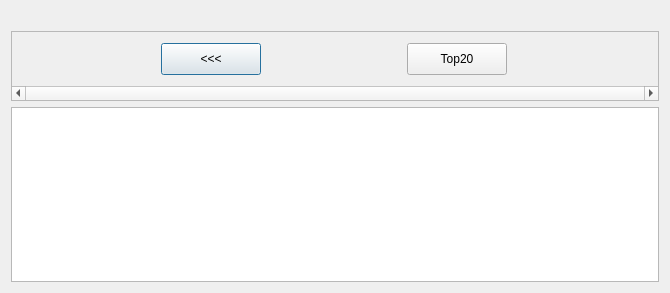
<?xml version="1.0" encoding="UTF-8"?>
<ui version="4.0">
 <class>frmPregart</class>
 <widget class="QDialog" name="frmPregart">
  <property name="geometry">
   <rect>
    <x>0</x>
    <y>0</y>
    <width>670</width>
    <height>293</height>
   </rect>
  </property>
  <property name="windowTitle">
   <string>Dialog</string>
  </property>
  <layout class="QGridLayout" name="gridLayout">
   <item row="0" column="0">
    <layout class="QVBoxLayout" name="verticalLayout">
     <item>
      <widget class="QLabel" name="lblGrupaParent">
       <property name="text">
        <string/>
       </property>
      </widget>
     </item>
     <item>
      <widget class="QScrollArea" name="scrollArea">
       <property name="lineWidth">
        <number>1</number>
       </property>
       <property name="verticalScrollBarPolicy">
        <enum>Qt::ScrollBarAlwaysOff</enum>
       </property>
       <property name="horizontalScrollBarPolicy">
        <enum>Qt::ScrollBarAlwaysOn</enum>
       </property>
       <property name="widgetResizable">
        <bool>true</bool>
       </property>
       <widget class="QWidget" name="scrollAreaWidgetContents">
        <property name="geometry">
         <rect>
          <x>0</x>
          <y>0</y>
          <width>648</width>
          <height>54</height>
         </rect>
        </property>
        <layout class="QGridLayout" name="gridLayout_2">
         <item row="0" column="2">
          <layout class="QHBoxLayout" name="scrollLay"/>
         </item>
         <item row="0" column="0">
          <widget class="QPushButton" name="btnGrupeBack">
           <property name="sizePolicy">
            <sizepolicy hsizetype="MinimumExpanding" vsizetype="Fixed">
             <horstretch>0</horstretch>
             <verstretch>0</verstretch>
            </sizepolicy>
           </property>
           <property name="minimumSize">
            <size>
             <width>40</width>
             <height>32</height>
            </size>
           </property>
           <property name="maximumSize">
            <size>
             <width>100</width>
             <height>32</height>
            </size>
           </property>
           <property name="text">
            <string>&lt;&lt;&lt;</string>
           </property>
          </widget>
         </item>
         <item row="0" column="1">
          <widget class="QPushButton" name="btnTop20">
           <property name="sizePolicy">
            <sizepolicy hsizetype="MinimumExpanding" vsizetype="Fixed">
             <horstretch>0</horstretch>
             <verstretch>0</verstretch>
            </sizepolicy>
           </property>
           <property name="minimumSize">
            <size>
             <width>40</width>
             <height>32</height>
            </size>
           </property>
           <property name="maximumSize">
            <size>
             <width>100</width>
             <height>32</height>
            </size>
           </property>
           <property name="font">
            <font>
             <pointsize>9</pointsize>
            </font>
           </property>
           <property name="text">
            <string>Top20</string>
           </property>
          </widget>
         </item>
        </layout>
       </widget>
      </widget>
     </item>
     <item>
      <widget class="QTableView" name="tableView">
       <property name="font">
        <font>
         <pointsize>12</pointsize>
         <weight>50</weight>
         <italic>false</italic>
         <bold>false</bold>
        </font>
       </property>
       <property name="tabKeyNavigation">
        <bool>false</bool>
       </property>
       <property name="selectionMode">
        <enum>QAbstractItemView::SingleSelection</enum>
       </property>
       <property name="selectionBehavior">
        <enum>QAbstractItemView::SelectRows</enum>
       </property>
       <property name="verticalScrollMode">
        <enum>QAbstractItemView::ScrollPerItem</enum>
       </property>
       <property name="sortingEnabled">
        <bool>true</bool>
       </property>
       <attribute name="horizontalHeaderShowSortIndicator" stdset="0">
        <bool>true</bool>
       </attribute>
      </widget>
     </item>
    </layout>
   </item>
  </layout>
 </widget>
 <resources/>
 <connections/>
</ui>
